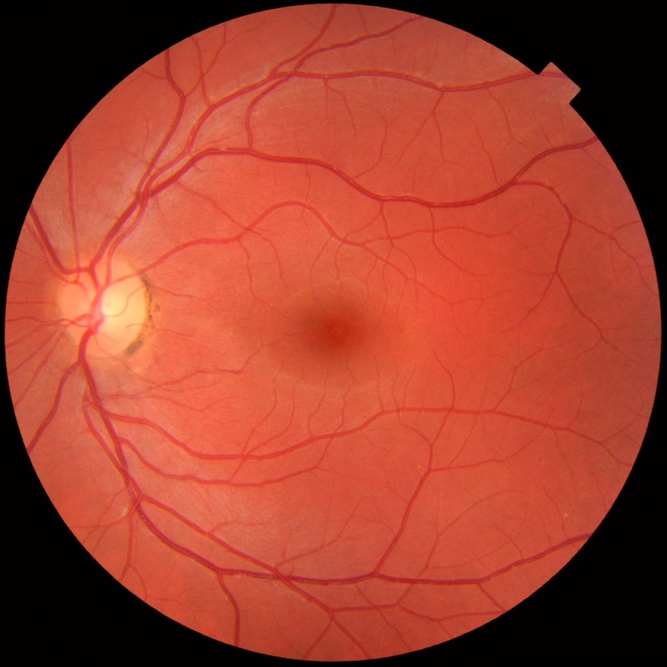
#> input picture assignment1/input_data/eyeref.png, 667 x 667 px, shrunk from 1200 x 1200 before the run, found by its file name
$ jupyter execute --allow-errors q6.ipynb
#> lines starting #> are read from the running program, lines starting #| are printed output that depends on the picture; long printed decimals are rounded
# Question-6

[cell 1]
import numpy as np
import cv2
import matplotlib.pyplot as plt

# Part-1

[cell 2]
def histEqualization(img,ret_cdf=False):
    img = img.astype(np.uint8)
    u,c = np.unique(img,return_counts=True)
    pdf = np.zeros((256,1))
    for i in range(u.size):
        pdf[u[i]] = c[i]
#     pdf[u[:]] = c
    cdf = (np.cumsum(pdf))/img.size
    a = cdf[np.min(u)]
    out = (255/(1-a))*((cdf[img.flat] - a).reshape(img.shape))
    if ret_cdf:
        return cdf
    else:
        return out.astype(np.uint8)

def histMatching(img,ref_img):
    temp = histEqualization(img,ret_cdf=True)
    temp1 = histEqualization(ref_img,ret_cdf=True)

    cdf = np.interp(temp,temp1,range(0,256))
#     a = cdf[np.min(u)]
    out = (cdf[img.flat]).reshape(img.shape)

    return out.astype(np.uint8)

# Part-2

[cell 3]
img = cv2.cvtColor(cv2.imread('./DIP_2019_A1/eyeref.png'),cv2.COLOR_BGR2GRAY)
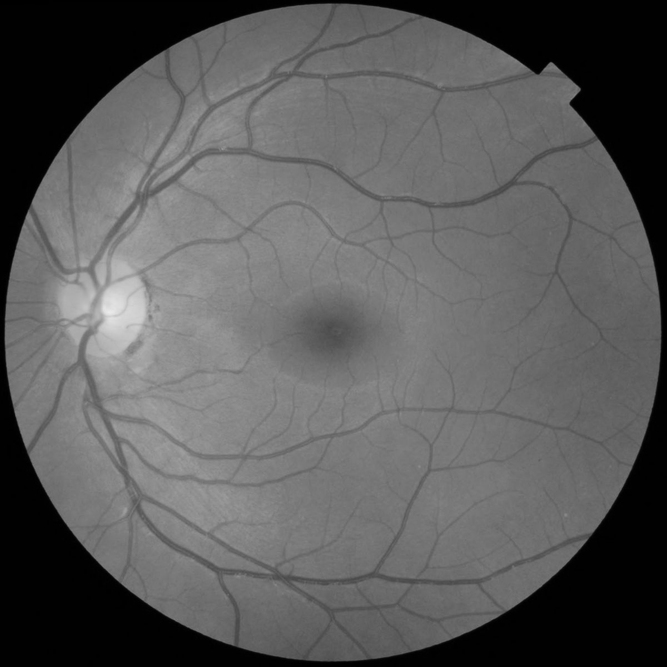
#> img: shape (667, 667); min 0, max 235, mean 90.3
out = histEqualization(img)
#> in histEqualization, `u,c = np.unique(img,return_counts=True)`: u = 236 values from 0 to 235; c = 236 values, max 92906 at index 1, min 1 at index 234, mean 1885.1
#> after the loop in histEqualization, `for i in range(u.size):`: pdf = 256 values, max 92906 at index 1, min 0 at index 236, mean 1737.8
#> in histEqualization, `cdf = (np.cumsum(pdf))/img.size`: cdf = 256 values from 0.00667 to 1
#> in histEqualization, `a = cdf[np.min(u)]`: a = 0.00667

fig = plt.figure()
fig.add_subplot(121)
plt.title('original')
plt.imshow(img,'gray')
plt.subplot(1,2,2)
plt.title('after')
plt.imshow(out,'gray')
plt.show()

[cell 4]
print("Avg. pixel value of input and output images are",np.sum(img)/img.size,np.sum(out)/img.size)
#| Avg. pixel value of input and output images are 90.297 133.127

[cell 5]
img = cv2.cvtColor(cv2.imread('./DIP_2019_A1/church.png'),cv2.COLOR_BGR2GRAY)
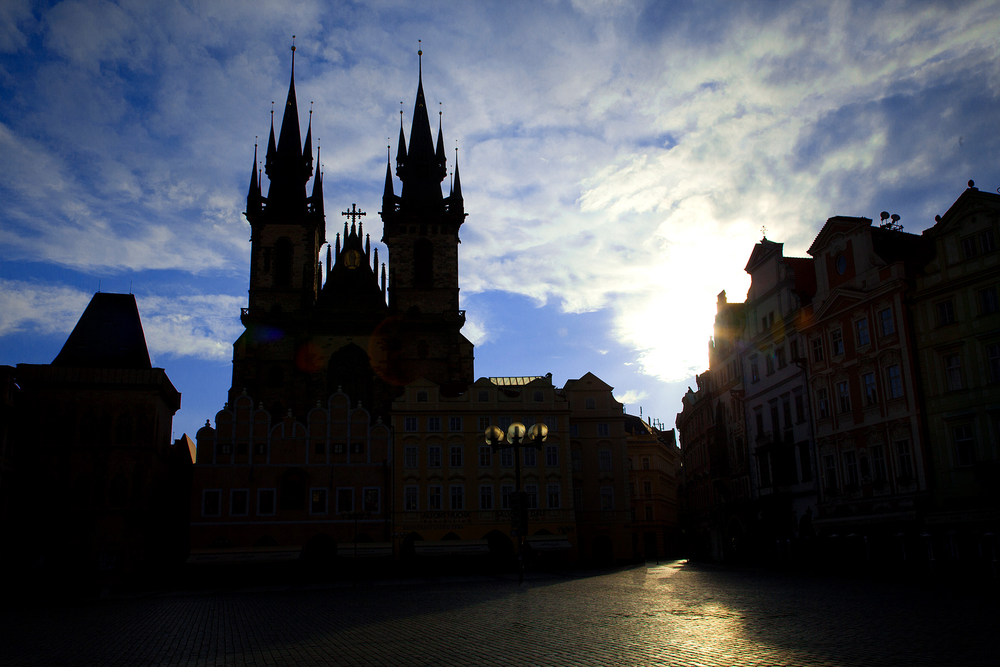
#> input picture assignment1/input_data/church.png, 1000 x 667 px, shrunk from 1800 x 1200 before the run, found by its file name
#> img: shape (667, 1000); min 0, max 255, mean 72.2
out = histEqualization(img)

fig = plt.figure()
fig.add_subplot(121)
plt.title('original')
plt.imshow(img,'gray')
plt.subplot(1,2,2)
plt.title('after')
plt.imshow(out,'gray')
plt.show()

[cell 6]
print("Avg. pixel value of input and output images are",np.sum(img)/img.size,np.sum(out)/img.size)
#| Avg. pixel value of input and output images are 72.178 113.393

Here, we can see that the image became more brighter. As the mean pixel values of input and output images suggest that image's avg intensity value is increased(shift towards brighter side). This happened because the probability distribution of intensity values is **more at low intensities and low at high intensities**.
In Histogram Equalization we try to make that distribution uniform. So, we decrease the number of low intensity pixels and increase the number of high intensity pixels. This makes the image to shift towards the brighter side.

# Part-3

[cell 7]
img = cv2.cvtColor(cv2.imread('./DIP_2019_A1/eye.png'),cv2.COLOR_BGR2GRAY)
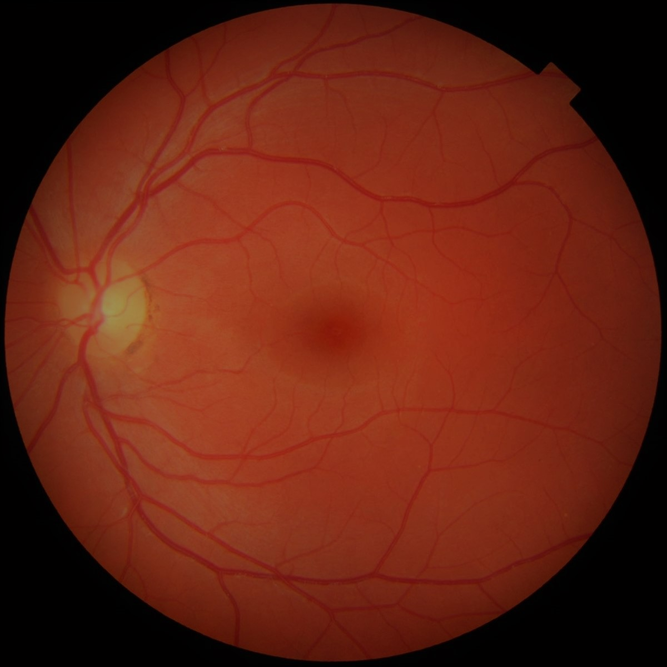
#> input picture assignment1/input_data/eye.png, 667 x 667 px, shrunk from 1200 x 1200 before the run, found by its file name
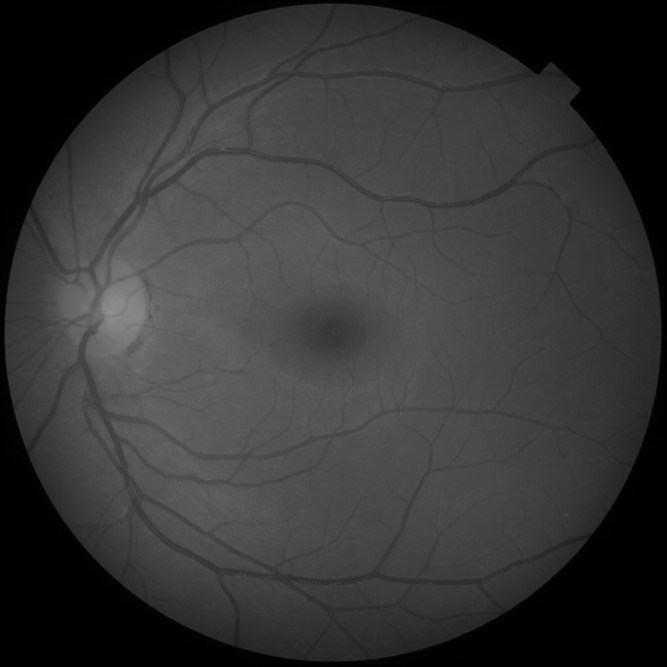
#> img: shape (667, 667); min 0, max 142, mean 53
img_ref = cv2.cvtColor(cv2.imread('./DIP_2019_A1/eyeref.png'),cv2.COLOR_BGR2GRAY)
out = histMatching(img,img_ref)
#> call 3 of histEqualization, with ret_cdf = True
#> in histEqualization (call 3), `u,c = np.unique(img,return_counts=True)`: u = 143 values from 0 to 142; c = 143 values, max 74314 at index 0, min 6 at index 142, mean 3111.1
#> after the loop in histEqualization (call 3), `for i in range(u.size):`: pdf = 256 values, max 74314 at index 0, min 0 at index 143, mean 1737.8
#> in histEqualization (call 3), `cdf = (np.cumsum(pdf))/img.size`: cdf = 256 values from 0.167 to 1
#> in histEqualization (call 3), `a = cdf[np.min(u)]`: a = 0.167
#> in histEqualization (call 3), `out = (255/(1-a))*((cdf[img.flat] - a).reshape(img.shape))`:
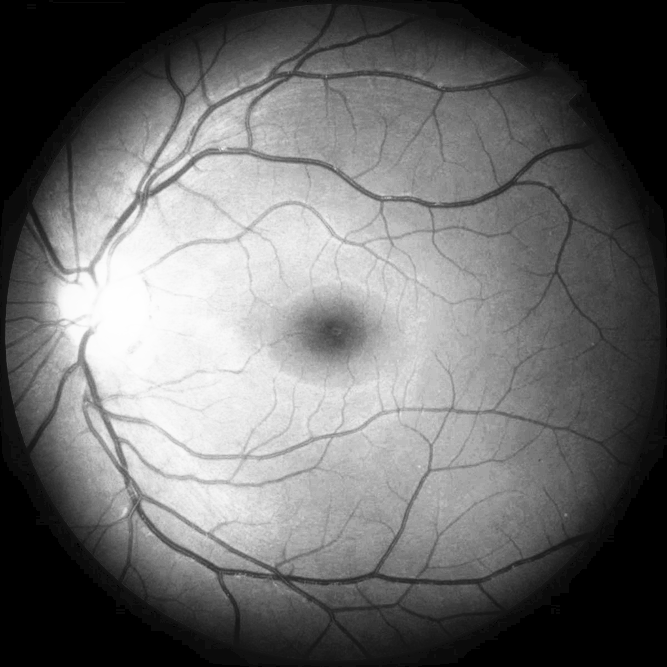
#> out: shape (667, 667) float64; min 0, max 255, mean 108
#> in histMatching, `temp = histEqualization(img,ret_cdf=True)`: temp = 256 values from 0.167 to 1
#> in histMatching, `temp1 = histEqualization(ref_img,ret_cdf=True)`: temp1 = 256 values from 0.00667 to 1
#> in histMatching, `cdf = np.interp(temp,temp1,range(0,256))`: cdf = 256 values from 0.768 to 255

fig = plt.figure()
fig.add_subplot(131)
plt.title('original')
plt.imshow(img,'gray')
plt.subplot(1,3,2)
plt.title('reference')
plt.imshow(img_ref,'gray')
plt.subplot(1,3,3)
plt.title('after')
plt.imshow(out,'gray')
plt.show()

[cell 8]
print("Avg. pixel value of input and output images are",np.sum(img)/img.size,np.sum(out)/img.size)
#| Avg. pixel value of input and output images are 53.002 89.779

# Part-4

[cell 9]
img = cv2.cvtColor(cv2.imread('./DIP_2019_A1/canyon.png'),cv2.COLOR_BGR2GRAY)
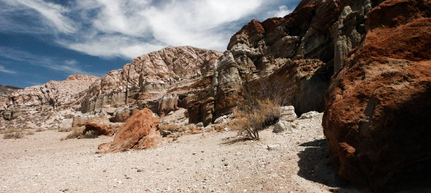
#> input picture assignment1/input_data/canyon.png, 431 x 193 px, shrunk from 775 x 348 before the run, found by its file name
#> img: shape (193, 431); min 0, max 252, mean 112.2
part1 = cv2.cvtColor(cv2.imread('./DIP_2019_A1/part1.png'),cv2.COLOR_BGR2GRAY)
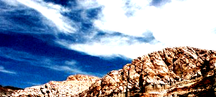
#> input picture assignment1/input_data/part1.png, 216 x 97 px, shrunk from 388 x 174 before the run, found by its file name
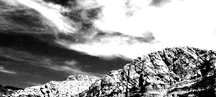
#> part1: shape (97, 216); min 0, max 255, mean 150.7
part2 = cv2.cvtColor(cv2.imread('./DIP_2019_A1/part2.png'),cv2.COLOR_BGR2GRAY)
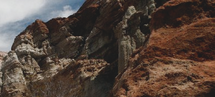
#> input picture assignment1/input_data/part2.png, 215 x 97 px, shrunk from 387 x 174 before the run, found by its file name
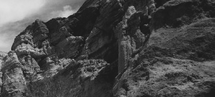
#> part2: shape (97, 215); min 19, max 226, mean 73.4
#> (the rest of this cell did not finish here and is left out)
